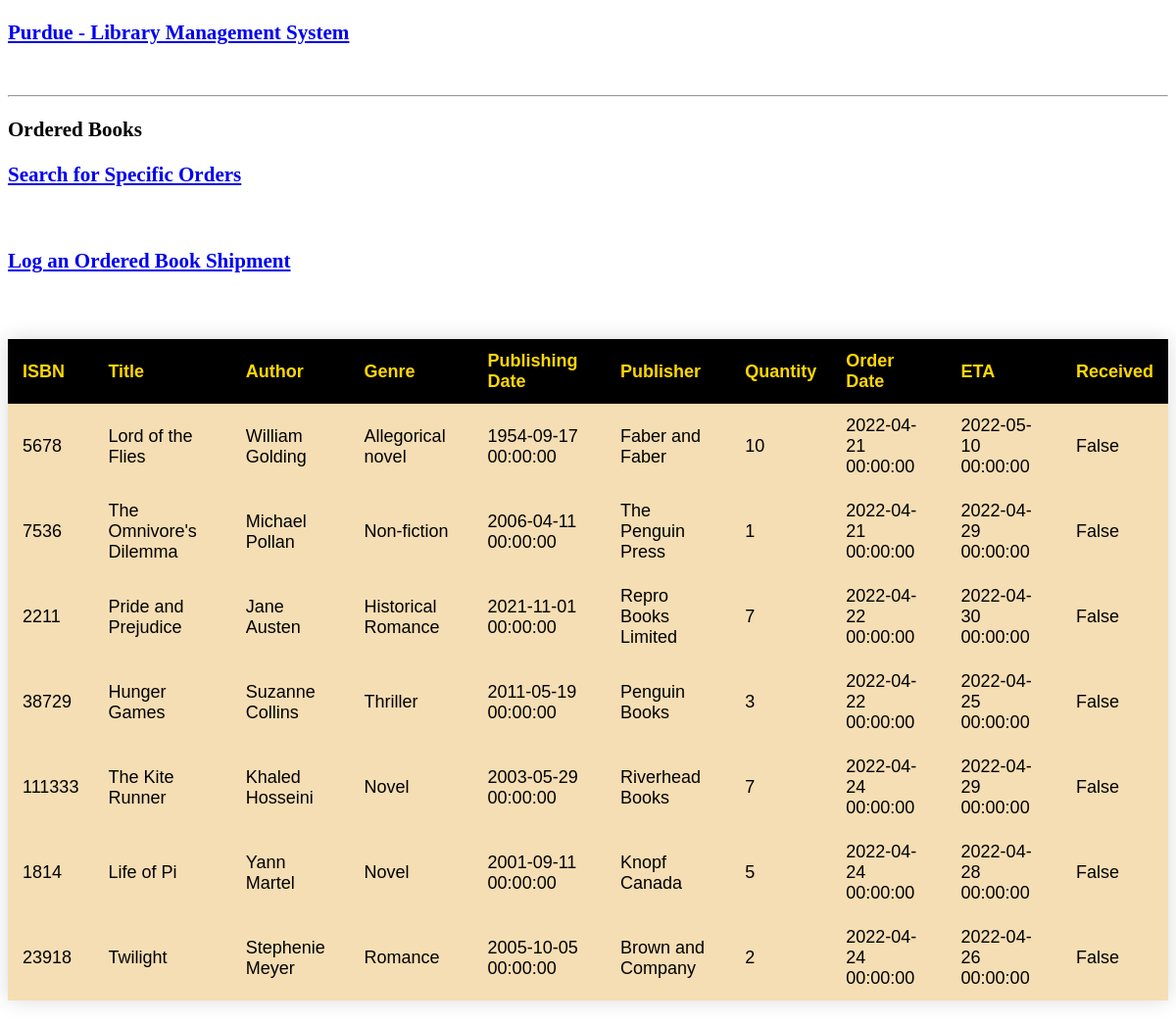
The page /show_orders on the database its author committed.
### app.py (models this page shows, shortened)
class ordered_books(db.Model):
    isbn = db.Column(db.Integer, primary_key=True, nullable=False, index = True)
    title = db.Column(db.String(200), nullable=False)
    author = db.Column(db.String(100), nullable=False)
    quantity = db.Column(db.Integer, nullable=False)
    order_date = db.Column(db.DateTime, nullable=False)
    eta = db.Column(db.DateTime, nullable=False)
    received = db.Column(db.Boolean, nullable=False)
    genre = db.Column(db.String(200), nullable=False)
    pub_date = db.Column(db.DateTime, nullable=False)
    publisher = db.Column(db.String(200), nullable=False)
    @app.route('/show_orders', methods = ['GET', 'POST'])
    def show_orders():
        return render_template('show_orders.html', ordered_books = ordered_books.query.all())

### app.py (the view)
    @app.route('/show_orders', methods = ['GET', 'POST'])
    def show_orders():
        return render_template('show_orders.html', ordered_books = ordered_books.query.all())

### templates/show_orders.html (shortened to what this page needs)
<!DOCTYPE html>
<html lang = "en">
   <head>
   </head>
   <body>
    <h3>
        <a href = "{{ url_for('show_all') }}">Purdue - Library
           Management System</a>
     </h3> <br>
     <hr/>
     <h3>Ordered Books</h3>
     <h3>
      <a href = "{{ url_for('filter_orders') }}"> Search for Specific Orders</a>
      </h3> <br>
      <h3>
         <a href = "{{ url_for('update_order_status') }}"> Log an Ordered Book Shipment</a>
         </h3> <br>
      <table class="styled-table">
         <thead>
            <tr>
               <th>ISBN</th>
               <th>Title</th>
               <th>Author</th>
               <th>Genre</th>
               <th>Publishing Date</th>
               <th>Publisher</th>
               <th>Quantity</th>
               <th>Order Date</th>
               <th>ETA</th>
               <th> Received</th>
            </tr>
         </thead>
         <tbody>
            {% for book in ordered_books %}
               <tr>
                  <td>{{ book.isbn }}</td>
                  <td>{{ book.title}}</td>
                  <td>{{ book.author}}</td>
                  <td>{{ book.genre}}</td>
                  <td>{{ book.pub_date}}</td>
                  <td>{{ book.publisher}}</td>
                  <td>{{ book.quantity}}</td>
                  <td>{{ book.order_date}}</td>
                  <td>{{ book.eta}}</td>
                  <td>{{ book.received}}</td>
               </tr>
            {% endfor %}
         </tbody>
      </table>
   </body>
</html>

### templates/show_orders.html (style rules this page uses)
table { border-collapse: collapse; margin: 25px 0;font-size: large;font-family: sans-serif;min-width: 400px;box-shadow: 0 0 20px rgba(0, 0, 0, 0.15); }
th { padding: 12px 15px; background-color: black; }
thead { background-color:black;color: gold; text-align: left; }
tr { background-color:wheat; text-align: left; }
td { padding: 12px 15px; background-color: wheat; }
body { font-size: large; }

### rows shown on the page
ordered_books: isbn "5678", title "Lord of the Flies", author "William Golding", genre "Allegorical novel", pub_date "1954-09-17 00:00:00", publisher "Faber and Faber", quantity "10", order_date "2022-04-21 00:00:00", eta "2022-05-10 00:00:00", received "False"
ordered_books: isbn "7536", title "The Omnivore's Dilemma", author "Michael Pollan", genre "Non-fiction", pub_date "2006-04-11 00:00:00", publisher "The Penguin Press", quantity "1", order_date "2022-04-21 00:00:00", eta "2022-04-29 00:00:00", received "False"
ordered_books: isbn "2211", title "Pride and Prejudice", author "Jane Austen", genre "Historical Romance", pub_date "2021-11-01 00:00:00", publisher "Repro Books Limited", quantity "7", order_date "2022-04-22 00:00:00", eta "2022-04-30 00:00:00", received "False"
ordered_books: isbn "38729", title "Hunger Games", author "Suzanne Collins", genre "Thriller", pub_date "2011-05-19 00:00:00", publisher "Penguin Books", quantity "3", order_date "2022-04-22 00:00:00", eta "2022-04-25 00:00:00", received "False"
ordered_books: isbn "111333", title "The Kite Runner", author "Khaled Hosseini", genre "Novel", pub_date "2003-05-29 00:00:00", publisher "Riverhead Books", quantity "7", order_date "2022-04-24 00:00:00", eta "2022-04-29 00:00:00", received "False"
ordered_books: isbn "1814", title "Life of Pi", author "Yann Martel", genre "Novel", pub_date "2001-09-11 00:00:00", publisher "Knopf Canada", quantity "5", order_date "2022-04-24 00:00:00", eta "2022-04-28 00:00:00", received "False"
ordered_books: isbn "23918", title "Twilight", author "Stephenie Meyer", genre "Romance", pub_date "2005-10-05 00:00:00", publisher "Brown and Company", quantity "2", order_date "2022-04-24 00:00:00", eta "2022-04-26 00:00:00", received "False"
